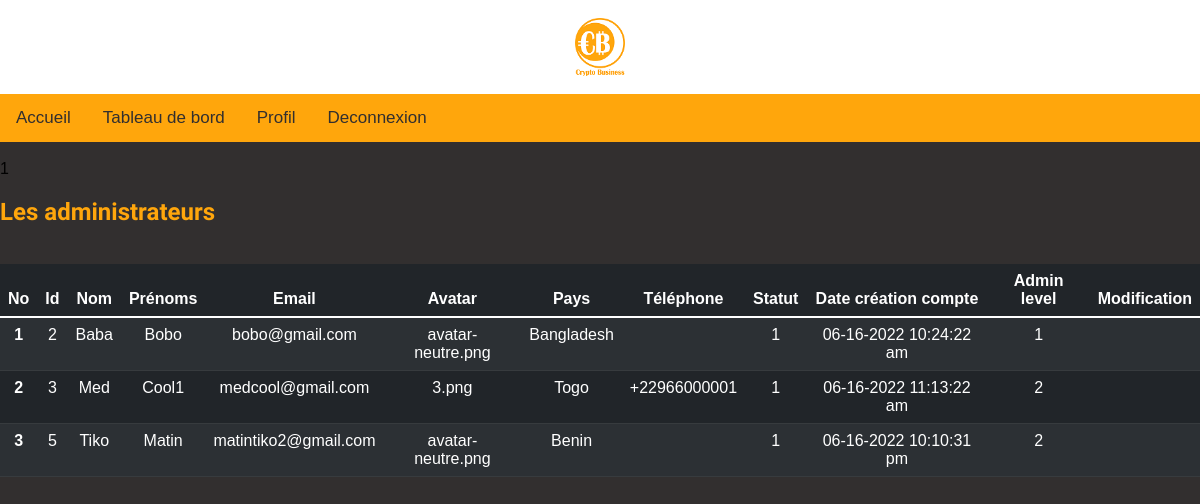
Screenshot of /admin/administrateurs.php?id=2 (signed in) with the database file from the repository.
### tables this page shows
CREATE TABLE IF NOT EXISTS `users_admins` (
  `id` int(11) NOT NULL AUTO_INCREMENT,
  `name` varchar(255) NOT NULL,
  `first_name` varchar(255) NOT NULL,
  `avatar` varchar(255) NOT NULL DEFAULT 'avatar-neutre.png',
  `phone` varchar(255) DEFAULT NULL,
  `email` varchar(255) NOT NULL,
  `pays` varchar(255) NOT NULL,
  `password` varchar(255) NOT NULL,
  `confirmkey` varchar(255) NOT NULL,
  `confirme` int(11) NOT NULL DEFAULT '0',
  `date_creation_compte` varchar(255) DEFAULT NULL,
  `token` varchar(50) DEFAULT NULL,
  `admin_level` int(1) NOT NULL DEFAULT '0',
  PRIMARY KEY (`id`)
);

### admin/administrateurs.php (the view, shortened to what this page needs)
<!DOCTYPE html>
<html lang="fr">
<head>
	<link rel="stylesheet" href="css_perso/style.css">
	<link rel="stylesheet" href="css_perso/administrateurs.css">
</head>
<body>
	<div class="menu">
		<?php
		include('menu-home.php');
		?>
	</div>
	<br/>
	<?php
	if (isset($_GET['id']) AND $_GET['id'] > 0)
	{
		$getid = intval($_GET['id']);
		$userbdd = $bdd->prepare('SELECT * from users_admins WHERE id = ?');
		$userbdd->execute(array($getid));
		$userinfo = $userbdd->fetch();
		if ($getid = $userinfo['id'])
		{
			if (isset($_SESSION['id']) AND !empty($_SESSION['id']))
			{
				if ($getid == $_SESSION['id'])
				{
					$administrateurs = $bdd->prepare('SELECT * from users_admins');
					$administrateurs->execute(array());
					$admin_grade = $bdd->prepare('SELECT * from users_admins WHERE id =?');
					$admin_grade->execute(array($_SESSION['id']));
					$useradmin_grade = $admin_grade->fetch();
					$grade = $useradmin_grade['admin_level'];
					echo $grade;
					?>
					<div>
						<h2>Les administrateurs</h2>
					</div>
					<br/>
					<table class="table table-striped table-dark table-responsive">
						<thead>
							<tr>
								<th scope="col">No</th>
								<th scope="col">Id</th>
								<th scope="col">Nom</th>
								<th scope="col">Prénoms</th>
								<th scope="col">Email</th>
								<th scope="col">Avatar</th>
								<th scope="col">Pays</th>
								<th scope="col">Téléphone</th>
								<th scope="col">Statut</th>
								<th scope="col">Date création compte</th>
								<th scope="col">Admin level</th>
								<th scope="col">Modification</th>
							</tr>
						</thead>
						<tbody>
							<?php
							while ($resultat = $administrateurs->fetch())
							{
								$id_admin = $resultat['id'];
								$name_admin = $resultat['name'];
								$first_name_admin = $resultat['first_name'];
								$email_admin = $resultat['email'];
								$avatar_admin = $resultat['avatar'];
								$pays_admin = $resultat['pays'];
								$phone_admin = $resultat['phone'];
								$statut_admin = $resultat['confirme'];
								$date_creation_admin = $resultat['date_creation_compte'];
								$admin_level = $resultat['admin_level'];
								?>
								<tr>
									<th scope="row" class="numero" id="numero"></th>
									<td scope="row"><?php echo $id_admin ?></td>
									<td scope="row"><?php echo $name_admin ?></td>
									<td scope="row"><?php echo $first_name_admin ?></td>
									<td scope="row"><?php echo $email_admin ?></td>
									<td scope="row"><?php echo $avatar_admin ?></td>
									<td scope="row"><?php echo $pays_admin ?></td>
									<td scope="row"><?php echo $phone_admin ?></td>
									<td scope="row"><?php echo $statut_admin ?></td>
									<td scope="row"><?php echo $date_creation_admin ?></td>
									<td scope="row"><?php echo $admin_level ?></td>
									<td scope="row">
									</td>
								</tr>
								<?php
							}
						}else
						{
							header('Location: http://crypto.boss-arts.com/admin/connexion.php');
						}
					}else
					{
						header('Location: http://crypto.boss-arts.com/admin/connexion.php');
					}
				}else
				{
					echo "Ce administrateur n'existe pas";
				}
			}else
			{
				header('Location: http://crypto.boss-arts.com/admin/connexion.php');
			}
			?>
		</body>
		</html>

### admin/css_perso/style.css (style rules this page uses)
body { background-color: #322f2f; margin: 0; font-family: roboto; }
h1, h2 { color: #ffa60c; font-family: 'Cardo', serif; }

### admin/css_perso/administrateurs.css (style rules this page uses)
table { caption-side: bottom; border-collapse: collapse; }
.table { --bs-table-bg: transparent; --bs-table-accent-bg: transparent; --bs-table-striped-color: #212529; --bs-table-striped-bg: rgba(0, 0, 0, 0.05); --bs-table-active-color: #212529; --bs-table-active-bg: rgba(0, 0, 0, 0.1); --bs-table-hover-color: #212529; --bs-table-hover-bg: rgba(0, 0, 0, 0.075); width: 100%; margin-bottom: 1rem; color: #212529; vertical-align: top; border-color: #dee2e6; }
.table-striped > tbody > tr:nth-of-type(odd) > * { --bs-table-accent-bg: var(--bs-table-striped-bg); color: var(--bs-table-striped-color); }
.table-dark { --bs-table-bg: #212529; --bs-table-striped-bg: #2c3034; --bs-table-striped-color: #fff; --bs-table-active-bg: #373b3e; --bs-table-active-color: #fff; --bs-table-hover-bg: #323539; --bs-table-hover-color: #fff; color: #fff; border-color: #373b3e; }
.table-responsive { overflow-x: auto; -webkit-overflow-scrolling: touch; }
thead, tbody, tfoot, tr, td, th { border-color: inherit; border-style: solid; border-width: 0; text-align: center; }
.table > :not(caption) > * > * { padding: 0.5rem 0.5rem; background-color: var(--bs-table-bg); border-bottom-width: 1px; box-shadow: inset 0 0 0 9999px var(--bs-table-accent-bg); }
.table > tbody { vertical-align: inherit; }
.table > thead { vertical-align: bottom; }
.table > :not(:first-child) { border-top: 2px solid currentColor; }
table { counter-reset:case; }
#numero:before { counter-increment:case; content:counter(case); }

### admin/css_perso/menu-home.css (style rules this page uses)
body { margin: 0; font-family: Arial, Helvetica, sans-serif; }

### rows the page displays
users_admins: admin_level "1", id "2", name "Baba", first_name "Bobo", email "bobo@gmail.com", avatar "avatar-neutre.png", pays "Bangladesh", confirme "1", date_creation_compte "06-16-2022 10:24:22 am"
users_admins: id "3", name "Med", first_name "Cool1", email "medcool@gmail.com", avatar "3.png", pays "Togo", phone "+22966000001", confirme "1", date_creation_compte "06-16-2022 11:13:22 am", admin_level "2"
users_admins: id "5", name "Tiko", first_name "Matin", email "matintiko2@gmail.com", avatar "avatar-neutre.png", pays "Benin", confirme "1", date_creation_compte "06-16-2022 10:10:31 pm", admin_level "2"
